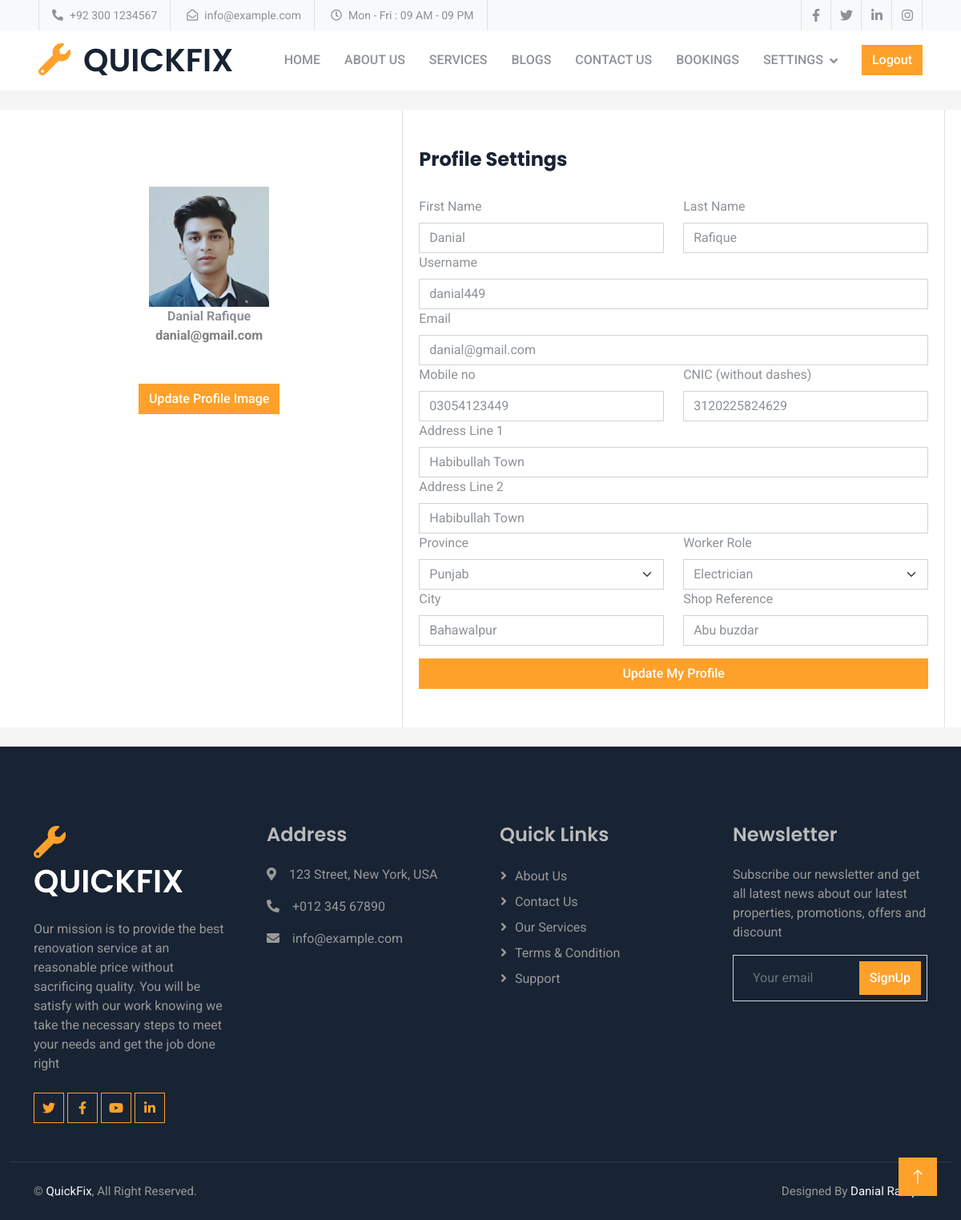
/vendor-profile/ (signed in), run on the app's committed database.
### vendor/models.py (models this page shows, shortened)
class Vendor_Profile(models.Model):
    CATAGORY_CHOICES = [('Punjab' ,'Punjab') ,('Sindh' ,'Sindh'),('Khyber Pakhtunkhwa','Khyber Pakhtunkhwa'),('Gilgit-Baltistan' ,'Gilgit-Baltistan') ,('Islamabad Capital Territory' ,'Islamabad Capital Territory'),('Balochistan','Balochistan'),]
    CATAGORY_EMP= [('Electrician' ,'Electrician'),('Plumber' ,'Plumber'),('Sweaper' ,'Sweaper'),('Carpenter' ,'Carpenter'),('Drain clean' ,'Drain clean'),('AC repair' ,'AC repair'),('Painting & Decorating' ,'Painting & Decorating'),]
    user = models.OneToOneField(User, on_delete=models.CASCADE ,  related_name='vendor_profile', blank=True, null=True)
    first_name = models.CharField(max_length = 30)
    last_name = models.CharField(max_length = 30)
    username = models.CharField(max_length = 30)
    email = models.EmailField(null=True , unique=True)
    mobile_no = models.CharField(max_length=11 ,null=True, blank=True)
    address1 = models.CharField(max_length=200,default='None')
    address2 = models.CharField(max_length=200,default='None')
    city =  models.CharField(max_length=70 ,null=True, blank=True)
    province = models.CharField(choices=CATAGORY_CHOICES,default='None', max_length=56)
    employee = models.CharField(choices=CATAGORY_EMP,default='None', max_length=100)
    cnic= models.CharField(max_length=13 ,null=True, blank=True)
    shop_reference = models.TextField(default='None')
    vendor_image = models.ImageField(upload_to='vendor_profile_pics/')

### vendor/views.py (the view)
# urls.py: path("vendor-profile/", vendor_profile_detail_view, name="vendor_profile_detail_view"),
@login_required
def vendor_profile_detail_view(request):
    vendor_profile = Vendor_Profile.objects.get(user=request.user)
    return render(request, 'vendor/profile.html', {'vendor_profile': vendor_profile})

### vendor/templates/vendor/profile.html (shortened to what this page needs)
{% extends "base.html" %}
{% load static %}
{% block css %}
<link rel="stylesheet" href="{% static 'vendor/css/profile.css'%}">{% endblock css %}
{% block content %}
{% if vendor_profile %}
<form action="{% url 'vendor:vendor_profile_edit' %}" method="post" enctype="multipart/form-data">
    <div class="container-fluid wow fadeIn" data-wow-delay="0.1s">
        <div class="row">
            <div class="col-12">
                <div class="row">
                    <div class="col-12 bg-body rounded mt-4 mb-4">
                        <div class="row g-2 ms-2 me-2">
                            <div class="col-md-5 border-end">
                                <div class="d-flex flex-column align-items-center text-center p-3 py-5">
                                    {% if vendor_profile.vendor_image %}
                                    <img src="{{vendor_profile.vendor_image.url}}" class="rounded mt-5"
                                        style="width: 150px;">
                                    {% else %}
                                    <img src="{% static 'vendor/images/avatar1.png' %}" class="rounded mt-5"
                                        style="width: 150px;">
                                    {% endif %}
                                    <span class="fw-bold">{{vendor_profile.first_name}} {{vendor_profile.last_name}}</span>
                                    <span class="fw-bold text-black-50">{{vendor_profile.email}}</span>
                                    <label for="vendor_image" class="btn btn-primary mt-5">Update Profile Image</label>
                                </div>
                            </div>
                            <div class="col-md-7 border-end">
                                <div class="p-3 py-5">
                                    <div class="d-flex justify-content-between align-items-center mb-3">
                                        <h4 class="fw-bold">Profile Settings</h4>
                                    </div>
                                    <div class="row mt-4">
                                        <div class="col-6">
                                            <label class="form-label">First Name</label>
                                            <input type="text" id="first_name" name="first_name" class="form-control" value="{{vendor_profile.first_name}}">
                                        </div>
                                        <div class="col-6">
                                            <label class="form-label">Last Name</label>
                                            <input type="text" id="last_name" name="last_name" class="form-control" value="{{vendor_profile.last_name}}">
                                        </div>
                                        <div class="col-12">
                                            <label class="form-label">Username</label>
                                            <input type="text" id="username" name="username" class="form-control" value="{{vendor_profile.username}}">
                                        </div>
                                        <div class="col-12">
                                            <label class="form-label">Email</label>
                                            <input type="email" id="email" name="email" class="form-control" value="{{vendor_profile.email}}">
                                        </div>
                                        <div class="col-6">
                                            <label class="form-label">Mobile no</label>
                                            <input type="text" id="email" name="mobile_no" class="form-control" value="{{vendor_profile.mobile_no}}">
                                        </div>
                                        <div class="col-6">
                                            <label class="form-label">CNIC (without dashes)</label>
                                            <input type="text" id="email" name="cnic" class="form-control" value="{{vendor_profile.cnic}}">
                                        </div>
                                        <div class="col-12">
                                            <label class="form-label">Address Line 1</label>
                                            <input type="text" class="form-control" name="address1" value="{{vendor_profile.address1}}">
                                        </div>
                                        <div class="col-12">
                                            <label class="form-label">Address Line 2</label>
                                            <input type="text" class="form-control" name="address2" value="{{vendor_profile.address2}}">
                                        </div>
                                        <div class="col-6">
                                            <label class="form-label">Province</label>
                                            <select class="form-select input" name="province">
                                                {% for choice in vendor_profile.CATAGORY_CHOICES %}
                                                    <option value="{{ choice.0 }}" {% if vendor_profile.province == choice.0 %}selected{% endif %}>{{ choice.1 }}</option>
                                                {% endfor %}
                                            </select>
                                        </div>
                                        <div class="col-6">
                                            <label class="form-label">Worker Role</label>
                                            <select class="form-select input" name="employee">
                                                {% for choice in vendor_profile.CATAGORY_EMP %}
                                                    <option value="{{ choice.0 }}" {% if vendor_profile.employee == choice.0 %}selected{% endif %}>{{ choice.1 }}</option>
                                                {% endfor %}
                                            </select>
                                        </div>
                                        <div class="col-6">
                                            <label class="form-label">City</label>
                                            <input type="text" class="form-control" vname="city" value="{{vendor_profile.city}}">
                                        </div>
                                        <div class="col-6">
                                            <label class="form-label">Shop Reference</label>
                                            <input type="text" class="form-control" name="shop_reference" value="{{vendor_profile.shop_reference}}">
                                        </div>
                                        <div class="col-12 d-grid mt-3">
                                            <button class="btn btn-primary" type="submit">Update My Profile</button>
                                        </div>
                                    </div>
                                </div>
                            </div>
                        </div>
                    </div>
                </div>
            </div>
        </div>
    </div>
</form>
{% else %}
<p>No profile found</p>
{% endif %}
{% endblock content %}

### customer/static/customer/css/style.css (style rules this page uses)
:root { --primary: #FDA12B; --secondary: #8D9297; --light: #F8F9FA; --dark: #182333; }
.btn { font-weight: 500; transition: .5s; }
.btn.btn-primary, .btn.btn-outline-primary:hover { color: #FFFFFF; }

### templates/base.html (style rules this page uses)
* { margin: 0; padding: 0; box-sizing: border-box; }

### data on the page
Vendor_Profile: vendor_image (picture), first_name "Danial", last_name "Rafique", email "danial@gmail.com", username "danial449", mobile_no "03054123449", cnic "3120225824629", address1 "Habibullah Town", address2 "Habibullah Town", province "Punjab", employee "Electrician", city "Bahawalpur", shop_reference "Abu buzdar"
